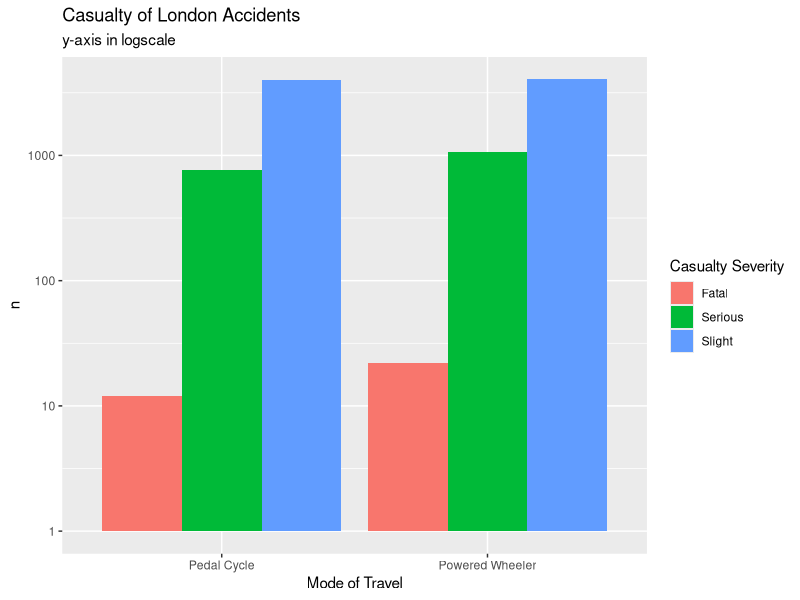
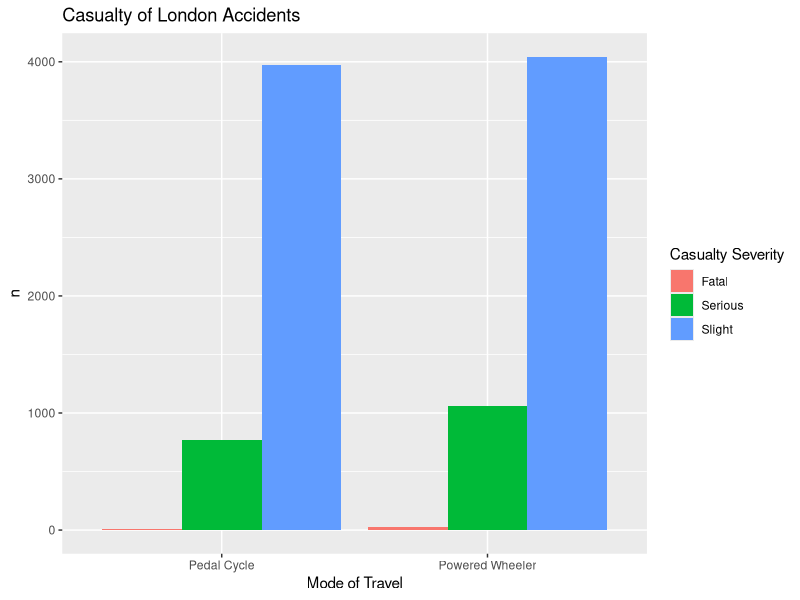
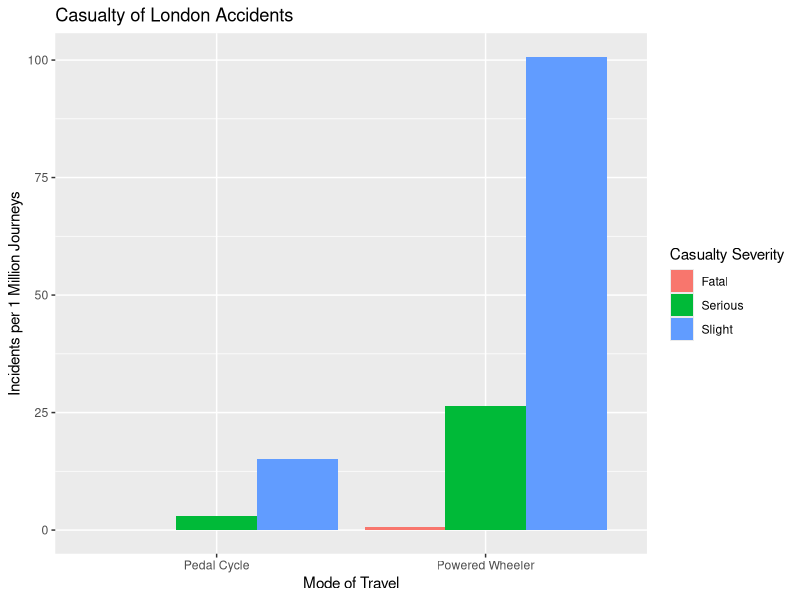
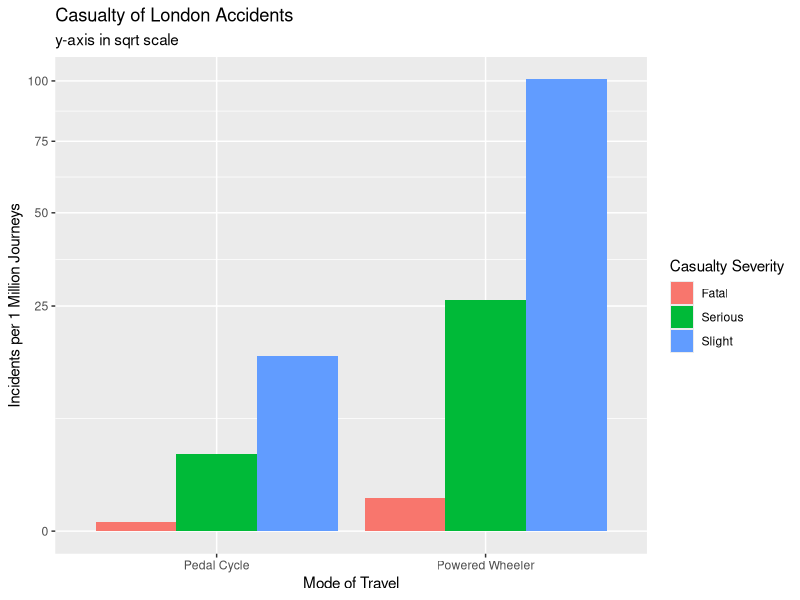

Write R code to recreate these figures, in order.
library(readr)
library(dplyr)
library(ggplot2)
library(reshape2)
X2018_data_files_casualty <- read_csv("2018-data-files-casualty.csv")

# remove last column as it is empty as doesnt contain any relevant information
X2018_data_files_casualty$X16 <- NULL

# 15 Columns
ncol(X2018_data_files_casualty)

# 30591 rows
nrow(X2018_data_files_casualty)
X2018_data_files_casualty$`Casualty Severity`
by_TransMode <- X2018_data_files_casualty %>% group_by(`Mode of Travel`,`Casualty Severity`)

GroupSevMode <- by_TransMode %>% summarise(n=n())

GroupSevMode$`Mode of Travel` <- gsub("[1-9] ", "", GroupSevMode$`Mode of Travel`)
GroupSevMode$`Casualty Severity` <- gsub("[1-9] ", "", GroupSevMode$`Casualty Severity`)

GroupSevMode <- filter(GroupSevMode,`Mode of Travel`== "Pedal Cycle" | `Mode of Travel`== "Powered Wheeler" )

ggplot(GroupSevMode,aes(x = `Mode of Travel`,y = n)) + 
  geom_bar(aes(fill = `Casualty Severity`),stat = "identity",position = "dodge") + 
  scale_y_log10() + ggtitle("Casualty of London Accidents") +labs(y= "n", x = "Mode of Travel",
                                                                  subtitle = "y-axis in logscale")
ggplot(GroupSevMode,aes(x = `Mode of Travel`,y = n)) + 
  geom_bar(aes(fill = `Casualty Severity`),stat = "identity",position = "dodge") + ggtitle("Casualty of London Accidents") +labs(y= "n", x = "Mode of Travel")

write.table(GroupSevMode, sep = ",")

NumPowered2Wheelers <- 110000 * 365
NumPushBikerJourneys <- 721000 * 365

GroupSevMode$perMillion = 0

GroupSevMode <- GroupSevMode %>% mutate(is.cycle = `Mode of Travel` == "Pedal Cycle",
                                        perMillion = ifelse(is.cycle, n/NumPushBikerJourneys*1000000, perMillion))
GroupSevMode <- GroupSevMode %>% mutate(is.wheeler = `Mode of Travel` == "Powered Wheeler",
                                        perMillion = ifelse(is.wheeler, n/NumPowered2Wheelers*1000000, perMillion))

GroupSevMode$is.cycle <- NULL
GroupSevMode$is.wheeler <- NULL

ggplot(GroupSevMode,aes(x = `Mode of Travel`,y = perMillion))+
  geom_bar(aes(fill = `Casualty Severity`),stat = "identity",position = "dodge") + ggtitle("Casualty of London Accidents") +labs(y= "Incidents per 1 Million Journeys", x = "Mode of Travel")

ggplot(GroupSevMode,aes(x = `Mode of Travel`,y = perMillion))+scale_y_sqrt()+
  geom_bar(aes(fill = `Casualty Severity`),stat = "identity",position = "dodge") + ggtitle("Casualty of London Accidents") +
  labs(y= "Incidents per 1 Million Journeys", x = "Mode of Travel",subtitle = "y-axis in sqrt scale")
